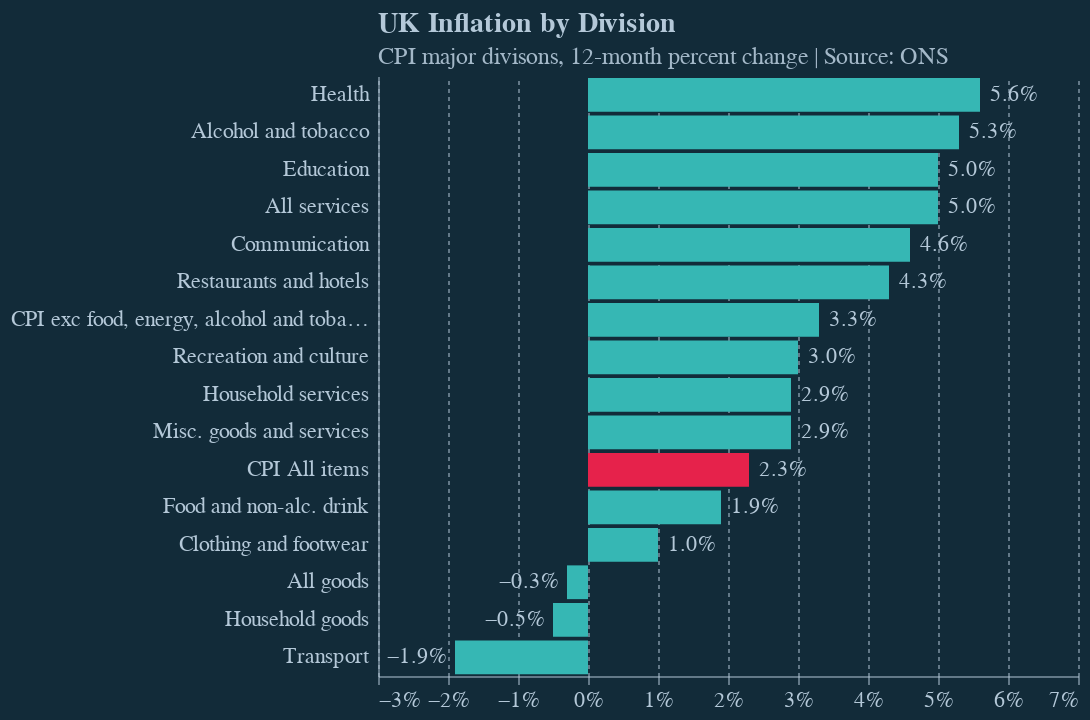

Here is the notebook cell this chart was saved with:
### Code cell
title=alt.TitleParams(
    "UK Inflation by Division",
    subtitle="CPI major divisons, 12-month percent change | Source: ONS",
    frame='group',
    dx=0
)

bars = alt.Chart(df, title=title).mark_bar().encode(
    alt.X('Oct 2024:Q').axis(format='%').scale(padding=20),
    alt.Y('Division:N').sort(alt.SortField('Rank', 'ascending')),
    color=alt.condition(alt.datum.Division == 'CPI All items', alt.value('#e6224b'), alt.value('#36b7b4'))
)

text_pos = bars.mark_text(
    align='left',
    baseline='middle',
    dx=5
).encode(
    alt.Text('Oct 2024:Q', format='.1%'),
    opacity=alt.condition(alt.datum['Oct 2024'] > 0, alt.value(1), alt.value(0)),
    color=alt.value('#b4c8d8')
)


text_neg = bars.mark_text(
    align='right',
    baseline='middle',
    dx=-4
).encode(
    alt.Text('Oct 2024:Q', format='.1%'),
    opacity=alt.condition(alt.datum['Oct 2024'] < 0, alt.value(1), alt.value(0)),
    color=alt.value('#b4c8d8')
)

chart = (bars + text_pos + text_neg)

chart.display()

### Figure 1 — Vega-Lite specification as saved in the notebook (floating-point values rounded to 4 significant figures)
{"config": {"background": "#122b39", "font": "Circular Std", "text": {"color": "#b4c8d8", "font": "Circular Std", "align": "left", "dx": 7, "dy": 0, "fontSize": 11}, "view": {"stroke": null, "continuousWidth": 350, "continuousHeight": 280, "discreteWidth": 400, "discreteHeight": 300}, "bar": {"color": "#179fdb"}, "line": {"color": "#e6224b"}, "rule": {"color": "#b4c8d8"}, "point": {"filled": true, "size": 80, "color": "#e6224b", "opacity": 0.95}, "geoshape": {"stroke": "white", "strokeWidth": 0.3}, "axis": {"labelColor": "#b4c8d8", "labelFontSize": 11, "labelFont": "Circular Std", "tickColor": "#b4c8d8", "tickOpacity": 0.5, "domainColor": "#b4c8d8", "domainOpacity": 0.5, "gridColor": "#b4c8d8", "gridDash": [2, 2], "gridOpacity": 0.5, "title": null, "titleColor": "#b4c8d8", "tickSize": 4}, "axisXDiscrete": {"grid": false, "labelAngle": 0, "tickCount": 10, "tickOpacity": 0.5, "title": null}, "axisYDiscrete": {"ticks": false, "labelPadding": 5}, "axisXTemporal": {"grid": false, "ticks": true}, "axisXQuantitative": {"grid": true}, "axisYQuantitative": {"gridColor": "#b4c8d8", "gridDash": [1, 5], "gridOpacity": 0.5, "ticks": false, "labelPadding": 5, "tickCount": 8}, "title": {"color": "#b4c8d8", "subtitleColor": "#b4c8d8E6", "font": "Circular Std", "subtitleFont": "Circular Std", "anchor": "start", "frame": "group", "fontSize": 14, "subtitleFontSize": 12, "subtitlePadding": 4, "offset": 0}, "legend": {"titleColor": "#b4c8d8", "labelColor": "#b4c8d8"}}, "layer": [{"mark": {"type": "bar"}, "encoding": {"color": {"condition": {"test": "(datum.Division === 'CPI All items')", "value": "#e6224b"}, "value": "#36b7b4"}, "x": {"axis": {"format": "%"}, "field": "Oct 2024", "scale": {"padding": 20}, "type": "quantitative"}, "y": {"field": "Division", "sort": {"field": "Rank", "order": "ascending"}, "type": "nominal"}}, "title": {"text": "UK Inflation by Division", "dx": 0, "frame": "group", "subtitle": "CPI major divisons, 12-month percent change | Source: ONS"}}, {"mark": {"type": "text", "align": "left", "baseline": "middle", "dx": 5}, "encoding": {"color": {"value": "#b4c8d8"}, "opacity": {"condition": {"test": "(datum['Oct 2024'] > 0)", "value": 1}, "value": 0}, "text": {"field": "Oct 2024", "format": ".1%", "type": "quantitative"}, "x": {"axis": {"format": "%"}, "field": "Oct 2024", "scale": {"padding": 20}, "type": "quantitative"}, "y": {"field": "Division", "sort": {"field": "Rank", "order": "ascending"}, "type": "nominal"}}, "title": {"text": "UK Inflation by Division", "dx": 0, "frame": "group", "subtitle": "CPI major divisons, 12-month percent change | Source: ONS"}}, {"mark": {"type": "text", "align": "right", "baseline": "middle", "dx": -4}, "encoding": {"color": {"value": "#b4c8d8"}, "opacity": {"condition": {"test": "(datum['Oct 2024'] < 0)", "value": 1}, "value": 0}, "text": {"field": "Oct 2024", "format": ".1%", "type": "quantitative"}, "x": {"axis": {"format": "%"}, "field": "Oct 2024", "scale": {"padding": 20}, "type": "quantitative"}, "y": {"field": "Division", "sort": {"field": "Rank", "order": "ascending"}, "type": "nominal"}}, "title": {"text": "UK Inflation by Division", "dx": 0, "frame": "group", "subtitle": "CPI major divisons, 12-month percent change | Source: ONS"}}], "data": {"name": "data-bee6010c6a7bdde3735c55d40b63b935"}, "$schema": "https://vega.github.io/schema/vega-lite/v5.17.0.json", "datasets": {"data-bee6010c6a7bdde3735c55d40b63b935": [{"Division": "CPI All items", "Sep 2024": 0.017, "Oct 2024": 0.023, "Rank": 11}, {"Division": "Food and non-alc. drink", "Sep 2024": 0.019, "Oct 2024": 0.019, "Rank": 12}, {"Division": "Alcohol and tobacco", "Sep 2024": 0.049, "Oct 2024": 0.053, "Rank": 2}, {"Division": "Clothing and footwear", "Sep 2024": 0.008, "Oct 2024": 0.01, "Rank": 13}, {"Division": "Household services", "Sep 2024": -0.017, "Oct 2024": 0.029, "Rank": 9}, {"Division": "Household goods", "Sep 2024": -0.01, "Oct 2024": -0.005, "Rank": 15}, {"Division": "Health", "Sep 2024": 0.052, "Oct 2024": 0.056, "Rank": 1}, {"Division": "Transport", "Sep 2024": -0.022, "Oct 2024": -0.019, "Rank": 16}, {"Division": "Communication", "Sep 2024": 0.052, "Oct 2024": 0.046, "Rank": 5}, {"Division": "Recreation and culture", "Sep 2024": 0.038, "Oct 2024": 0.03, "Rank": 8}, {"Division": "Education", "Sep 2024": 0.044, "Oct 2024": 0.05, "Rank": 3}, {"Division": "Restaurants and hotels", "Sep 2024": 0.041, "Oct 2024": 0.043, "Rank": 6}, {"Division": "Misc. goods and services", "Sep 2024": 0.033, "Oct 2024": 0.029, "Rank": 9}, {"Division": "All goods", "Sep 2024": -0.014, "Oct 2024": -0.003, "Rank": 14}, {"Division": "All services", "Sep 2024": 0.049, "Oct 2024": 0.05, "Rank": 3}, {"Division": "CPI exc food, energy, alcohol and tobacco (core CPI)", "Sep 2024": 0.032, "Oct 2024": 0.033, "Rank": 7}]}}
